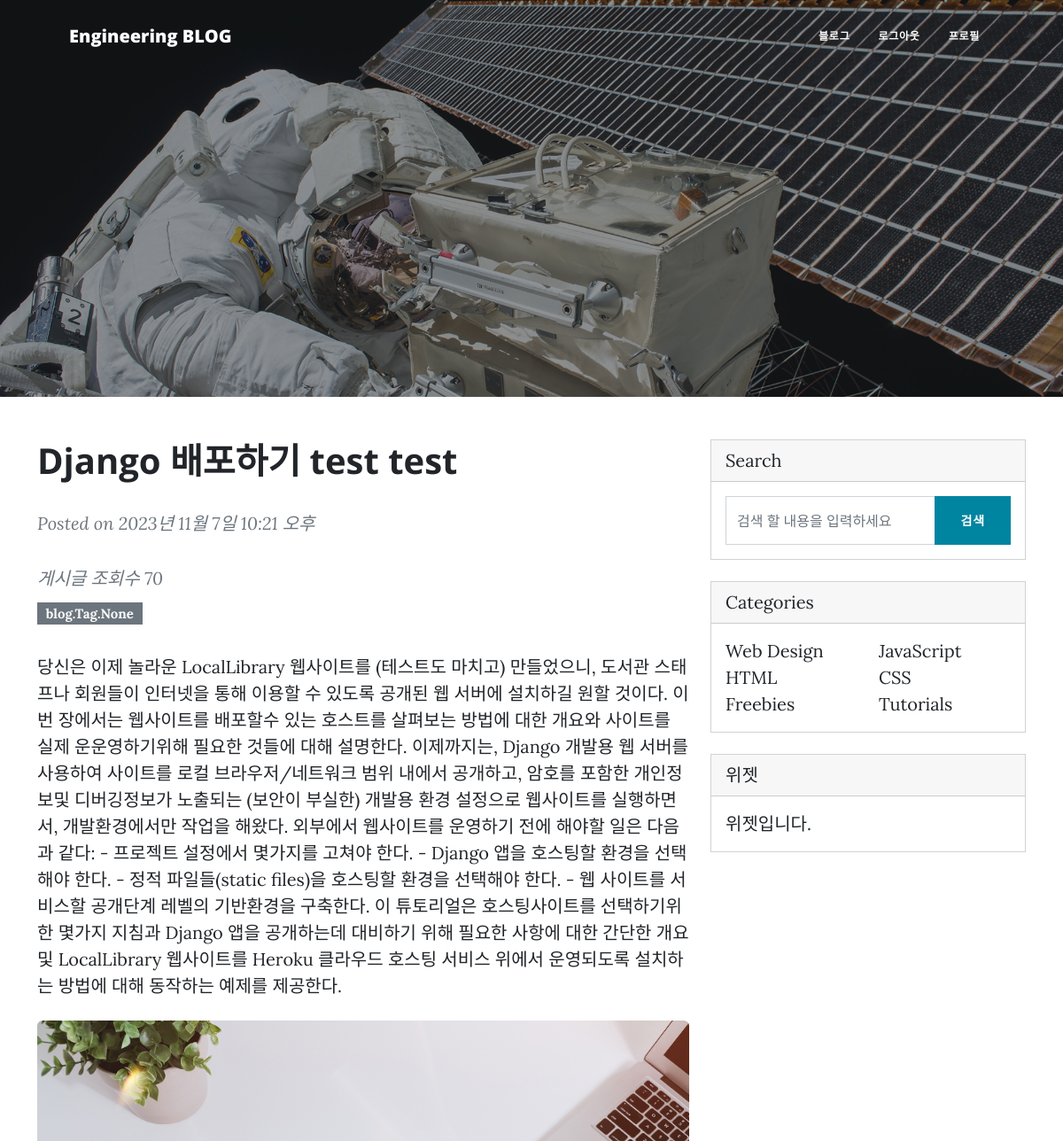
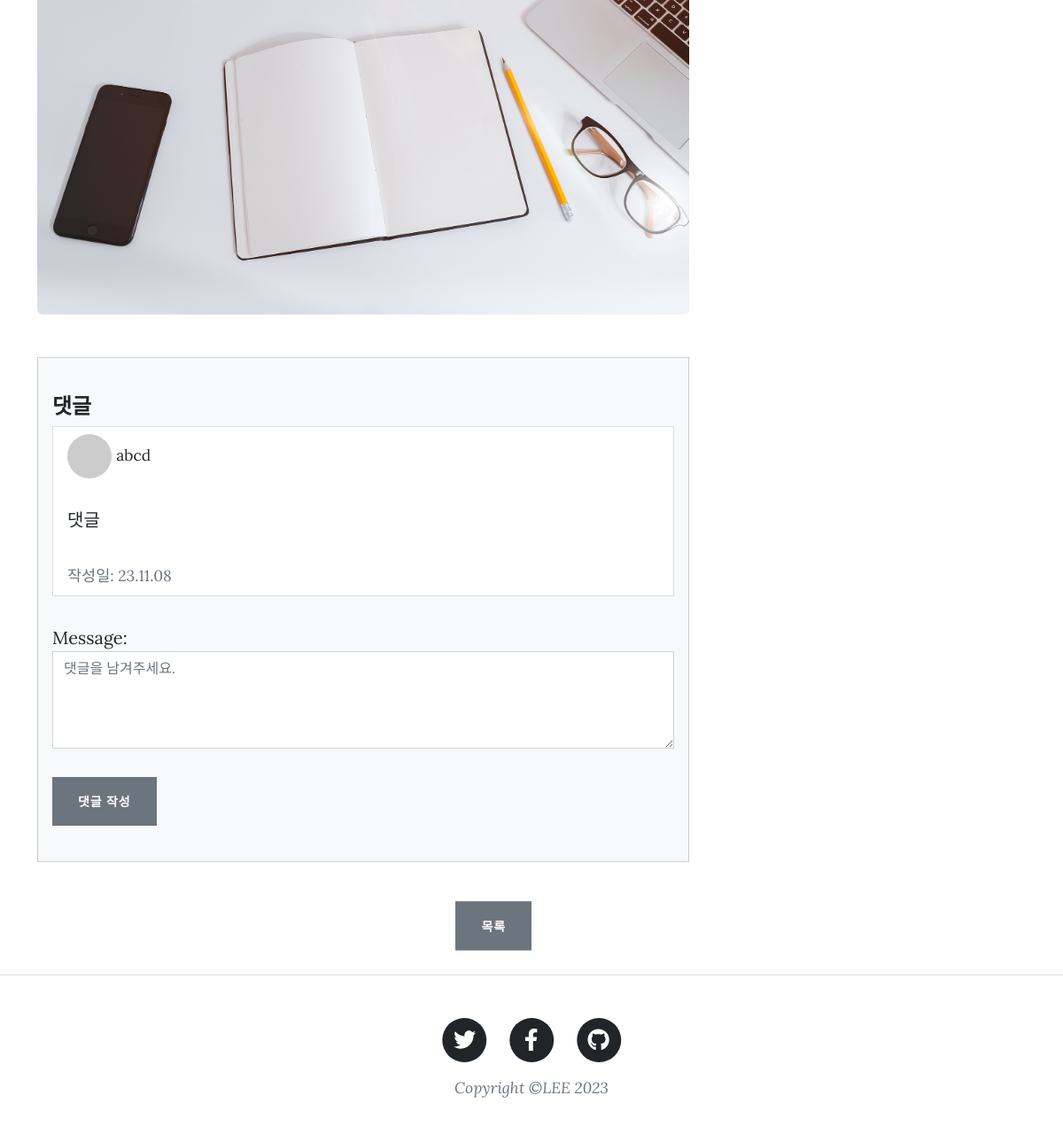
The page /blog/3/ (signed in) on the database its author committed (2 pictures, top to bottom).
### blog/models.py (models this page shows, shortened)
class Post(models.Model):
    author = models.ForeignKey(
        User, on_delete=models.CASCADE, null = True
    )
    title = models.CharField(max_length=100)
    content = models.TextField()
    thumb_image = models.ImageField(
        upload_to='blog/images/%Y/%m/%d/', blank=True)
    file_upload = models.FileField(
        upload_to='blog/files/%Y/%m/%d/', blank=True)
    created_at = models.DateTimeField(auto_now_add=True)
    updated_at = models.DateField(auto_now=True)
    view_count = models.PositiveIntegerField(default=0)
    tags = models.ManyToManyField('Tag', blank=True)

class Comment(models.Model):
    post = models.ForeignKey(
        Post, on_delete=models.CASCADE, related_name='comments'
    )
    author = models.ForeignKey(
        User, on_delete=models.CASCADE
    )
    message = models.TextField()
    created_at = models.DateTimeField(auto_now_add=True)
    updated_at = models.DateField(auto_now=True)

### blog/views.py (the view)
class PostDetailView(DetailView):
    model = Post
    def get_context_data(self, **kwargs):
        context = super().get_context_data(**kwargs)
        context['comment_form'] = CommentForm()
        return context
    def get_object(self, queryset=None):
        pk = self.kwargs.get('pk')
        post = Post.objects.get(pk=pk)
        post.view_count += 1
        post.save()
        return super().get_object(queryset)

### blog/forms.py
class CommentForm(forms.ModelForm):
    class Meta:
        model = Comment
        fields = ['message']
        widgets = {
            'message': forms.Textarea(attrs={'class': 'form-control', 'rows': 4, 'cols': 40, 'placeholder' : "댓글을 남겨주세요."})
        }

### templates/blog/post_detail.html (shortened to what this page needs)
{% extends 'base.html' %}
{% block content %}
{% load static %}
<div class="container mt-5">
    <div class="row">
        <div class="col-lg-8">
            <article>
                <header class="mb-4">
                    <h1 class="fw-bolder mb-1">{{object.title}}</h1>
                        <div class="text-muted fst-italic mb-2">
                            <p>Posted on {{object.created_at}}</p>
                            게시글 조회수 {{object.view_count}}
                        </div>
                    <a class="badge bg-secondary text-decoration-none link-light" href="#!">{{object.tags}}</a>
                </header>
                <section class="mb-5">
                    <p class="fs-5 mb-4">{{post.content}}</p>
                        {% if post.file_upload %}
                            <img class="img-fluid rounded" src="{{post.file_upload.url}}" controls></img>
                        {% endif %}
                </section>
            </article>
            <section class="mb-5">
                <div class="card bg-light">
                    <div class="card-body">
                        <div class="mt-4">
                            <h4 class="text-dark">댓글</h4>
                            <div class="list-group">
                                {% for comment in post.comments.all %}
                                    <li class="list-group-item">
                                        <div class="flex-shrink-0"><img class="rounded-circle" src="https://dummyimage.com/50x50/ced4da/6c757d.jpg" alt="..." />
                                        <small class="">
                                        {{comment.author}}
                                        </small>
                                        </div>
                                        <p>{{comment.message}}</p>
                                        <small class="text-muted">
                                            작성일: {{comment.updated_at|date:"y.m.d"}}
                                        </small>
                                    </li>
                                {% endfor %}
                            </div>
                        </div>
                        <form class="mb-4" action="{% url 'blog:comment_new' post.pk %}" method="post">
                            {{ comment_form.as_p }}
                        <input class="btn btn-secondary" type="submit" value="댓글 작성">
                        </form>
                    </div>
                </div>
            </section>
            </div>
        <div class="col-lg-4">
            <div class="card mb-4">
                <div class="card-header">Search</div>
                <div class="card-body">
                    <div class="input-group">
                        <input class="form-control" type="text" placeholder="검색 할 내용을 입력하세요" aria-label="Enter search term..." aria-describedby="button-search" />
                        <button class="btn btn-primary" id="button-search" type="button">검색</button>
                    </div>
                </div>
            </div>
            <div class="card mb-4">
                <div class="card-header">Categories</div>
                <div class="card-body">
                    <div class="row">
                        <div class="col-sm-6">
                            <ul class="list-unstyled mb-0">
                                <li><a href="#!">Web Design</a></li>
                                <li><a href="#!">HTML</a></li>
                                <li><a href="#!">Freebies</a></li>
                            </ul>
                        </div>
                        <div class="col-sm-6">
                            <ul class="list-unstyled mb-0">
                                <li><a href="#!">JavaScript</a></li>
                                <li><a href="#!">CSS</a></li>
                                <li><a href="#!">Tutorials</a></li>
                            </ul>
                        </div>
                    </div>
                </div>
            </div>
            <div class="card mb-4 ">
                <div class="card-header">위젯</div>
                <div class="card-body">위젯입니다.</div>
            </div>
        </div>
        </div>
        </div>
<div class="text-end mt-4 translate-middle">
    <a href="{% url 'blog:post_list' %}" class="btn btn-secondary">목록</a>
</div>
{% endblock %}

### rows shown on the page
Post: title "Django 배포하기 test test", created_at "2023년 11월 7일 10:21 오후", view_count "70", tags "blog.Tag.None", content "당신은 이제 놀라운 LocalLibrary 웹사이트를 (테스트도 마치고) 만들었으니, 도서관 스태프나 회원들이 인터넷을 통해 이용할 수 있도록 공개된 웹 서버에 설치하길 원할 것이다. 이번 장에서는 웹사이트를 배포할수 있는 호스트를 살펴보는 방법에 대한 개요와 사이트를 실제 운운영하기위해 필요한 것들에 대해 설명한다. 이제까지는, Django 개발용 웹 서버를 사용하여 사이트를 로컬 브라우저/네트워크 범위 내에서 공개하고, 암호를 포함한 개인정보및 디버깅정보가 노출되는 (보안이 부실한) 개발용 환경 설정으로 웹사이트를 실행하면서, 개발환경에서만 작업을 해왔다. 외부에서 웹사이트를 운영하기 전에 해야할 일은 다음과 같다: - 프로젝트 설정에서 몇가지를 고쳐야 한다. - Django 앱을 호스팅할 환경을 선택해야 한다. - 정적 파일들(static files)을 호스팅할 환경을 선택해야 한다. - 웹 사이트를 서비스할 공개단계 레벨의 기반환경을 구축한다. 이 튜토리얼은 호스팅사이트를 선택하기위한 몇가지 지침과 Django 앱을 공개하는데 대비하기 위해 필요한 사항에 대한 간단한 개요및 LocalLibrary 웹사이트를 Heroku 클라우드 호스팅 서비스 위에서 운영되도록 설치하는 방법에 대해 동작하는 예제를 제공한다.", file_upload (picture)
Comment: author "abcd", message "댓글", updated_at "23.11.08"
